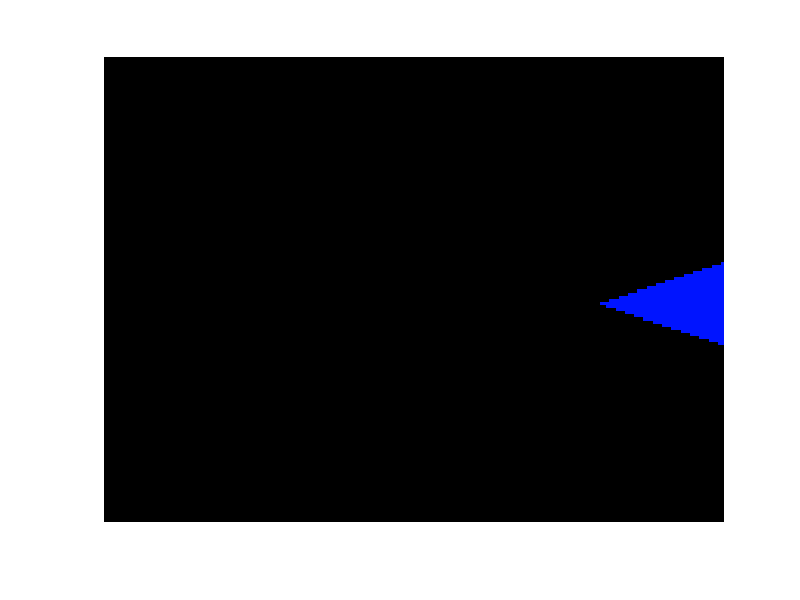

MATLAB code to generate this figure:

imagen=zeros(150,200,3);
imagen=double(imagen);
for a=1:20:140
    for capa=1:3
    for x=1:200
    for y=1:150
        b1=80+(a-1+40)/3;
        b2=80-(a-1+40)/3;
       
       if (x<=80+a-1) && ((-1/3)*x+b1<=y && y<=(1/3)*x+b2)
            imagen(y,x,2)=20;
            imagen(y,x,3)=255;
            
        end
    end
    end  
    end
imshow(uint8(imagen))
imagen(:,:,:)=0;

end